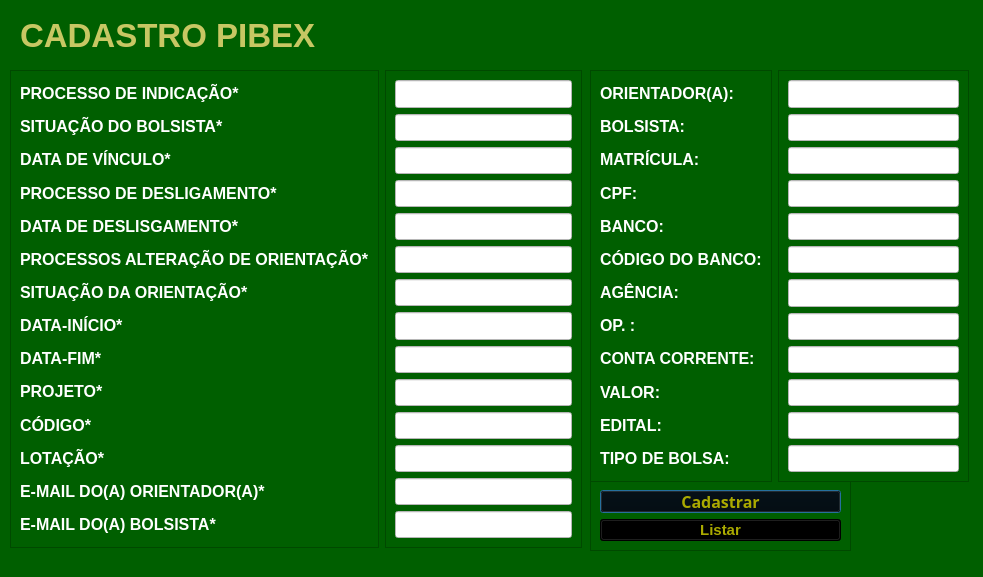
<?xml version="1.0" encoding="UTF-8"?>
<ui version="4.0">
 <class>Dialog</class>
 <widget class="QDialog" name="Dialog">
  <property name="geometry">
   <rect>
    <x>0</x>
    <y>0</y>
    <width>983</width>
    <height>577</height>
   </rect>
  </property>
  <property name="font">
   <font>
    <family>Segoe UI Variable Text Semibold</family>
    <pointsize>12</pointsize>
    <weight>75</weight>
    <bold>true</bold>
   </font>
  </property>
  <property name="focusPolicy">
   <enum>Qt::NoFocus</enum>
  </property>
  <property name="windowTitle">
   <string>CadastroPibex</string>
  </property>
  <property name="autoFillBackground">
   <bool>false</bool>
  </property>
  <property name="styleSheet">
   <string notr="true">background-color: rgb(0, 95, 0);</string>
  </property>
  <widget class="QLabel" name="label">
   <property name="geometry">
    <rect>
     <x>20</x>
     <y>20</y>
     <width>321</width>
     <height>31</height>
    </rect>
   </property>
   <property name="font">
    <font>
     <pointsize>25</pointsize>
     <weight>75</weight>
     <bold>true</bold>
     <underline>false</underline>
     <strikeout>false</strikeout>
    </font>
   </property>
   <property name="styleSheet">
    <string notr="true">color: rgb(199, 199, 99);</string>
   </property>
   <property name="text">
    <string>CADASTRO PIBEX</string>
   </property>
  </widget>
  <widget class="QFrame" name="frame_7">
   <property name="geometry">
    <rect>
     <x>590</x>
     <y>480</y>
     <width>261</width>
     <height>71</height>
    </rect>
   </property>
   <property name="sizeIncrement">
    <size>
     <width>0</width>
     <height>10</height>
    </size>
   </property>
   <property name="frameShape">
    <enum>QFrame::StyledPanel</enum>
   </property>
   <property name="frameShadow">
    <enum>QFrame::Raised</enum>
   </property>
   <layout class="QVBoxLayout" name="verticalLayout_7">
    <item>
     <widget class="QPushButton" name="pushButton">
      <property name="sizePolicy">
       <sizepolicy hsizetype="Expanding" vsizetype="Fixed">
        <horstretch>0</horstretch>
        <verstretch>0</verstretch>
       </sizepolicy>
      </property>
      <property name="font">
       <font>
        <family>Segoe UI Variable</family>
        <pointsize>12</pointsize>
        <weight>75</weight>
        <bold>true</bold>
       </font>
      </property>
      <property name="styleSheet">
       <string notr="true">background-color: rgb(0, 0, 0);
color: rgb(170, 170, 0);
</string>
      </property>
      <property name="text">
       <string>Cadastrar</string>
      </property>
     </widget>
    </item>
    <item>
     <widget class="QPushButton" name="pushButton_2">
      <property name="font">
       <font>
        <pointsize>11</pointsize>
        <weight>75</weight>
        <bold>true</bold>
       </font>
      </property>
      <property name="styleSheet">
       <string notr="true">color: rgb(170, 170, 0);
background-color: rgb(0, 0, 0);</string>
      </property>
      <property name="text">
       <string>Listar</string>
      </property>
     </widget>
    </item>
   </layout>
  </widget>
  <widget class="QWidget" name="">
   <property name="geometry">
    <rect>
     <x>590</x>
     <y>70</y>
     <width>379</width>
     <height>412</height>
    </rect>
   </property>
   <layout class="QHBoxLayout" name="horizontalLayout_3">
    <item>
     <widget class="QFrame" name="frame_5">
      <property name="frameShape">
       <enum>QFrame::StyledPanel</enum>
      </property>
      <property name="frameShadow">
       <enum>QFrame::Raised</enum>
      </property>
      <layout class="QVBoxLayout" name="verticalLayout_5">
       <item>
        <widget class="QLabel" name="label_17">
         <property name="font">
          <font>
           <pointsize>12</pointsize>
           <weight>75</weight>
           <bold>true</bold>
          </font>
         </property>
         <property name="styleSheet">
          <string notr="true">color: rgb(255, 255, 255);</string>
         </property>
         <property name="text">
          <string>ORIENTADOR(A):</string>
         </property>
        </widget>
       </item>
       <item>
        <widget class="QLabel" name="label_18">
         <property name="font">
          <font>
           <pointsize>12</pointsize>
           <weight>75</weight>
           <bold>true</bold>
          </font>
         </property>
         <property name="styleSheet">
          <string notr="true">color: rgb(255, 255, 255);</string>
         </property>
         <property name="text">
          <string>BOLSISTA:</string>
         </property>
        </widget>
       </item>
       <item>
        <widget class="QLabel" name="label_19">
         <property name="font">
          <font>
           <pointsize>12</pointsize>
           <weight>75</weight>
           <bold>true</bold>
          </font>
         </property>
         <property name="styleSheet">
          <string notr="true">color: rgb(255, 255, 255);</string>
         </property>
         <property name="text">
          <string>MATRÍCULA:</string>
         </property>
        </widget>
       </item>
       <item>
        <widget class="QLabel" name="label_20">
         <property name="font">
          <font>
           <pointsize>12</pointsize>
           <weight>75</weight>
           <bold>true</bold>
          </font>
         </property>
         <property name="styleSheet">
          <string notr="true">color: rgb(255, 255, 255);</string>
         </property>
         <property name="text">
          <string>CPF:</string>
         </property>
        </widget>
       </item>
       <item>
        <widget class="QLabel" name="label_21">
         <property name="font">
          <font>
           <pointsize>12</pointsize>
           <weight>75</weight>
           <bold>true</bold>
          </font>
         </property>
         <property name="styleSheet">
          <string notr="true">color: rgb(255, 255, 255);</string>
         </property>
         <property name="text">
          <string>BANCO:</string>
         </property>
        </widget>
       </item>
       <item>
        <widget class="QLabel" name="label_22">
         <property name="font">
          <font>
           <pointsize>12</pointsize>
           <weight>75</weight>
           <bold>true</bold>
          </font>
         </property>
         <property name="styleSheet">
          <string notr="true">color: rgb(255, 255, 255);</string>
         </property>
         <property name="text">
          <string>CÓDIGO DO BANCO:</string>
         </property>
        </widget>
       </item>
       <item>
        <widget class="QLabel" name="label_23">
         <property name="font">
          <font>
           <pointsize>12</pointsize>
           <weight>75</weight>
           <bold>true</bold>
          </font>
         </property>
         <property name="styleSheet">
          <string notr="true">color: rgb(255, 255, 255);</string>
         </property>
         <property name="text">
          <string>AGÊNCIA:</string>
         </property>
        </widget>
       </item>
       <item>
        <widget class="QLabel" name="label_25">
         <property name="font">
          <font>
           <pointsize>12</pointsize>
           <weight>75</weight>
           <bold>true</bold>
          </font>
         </property>
         <property name="styleSheet">
          <string notr="true">color: rgb(255, 255, 255);</string>
         </property>
         <property name="text">
          <string>OP. :</string>
         </property>
        </widget>
       </item>
       <item>
        <widget class="QLabel" name="label_26">
         <property name="font">
          <font>
           <pointsize>12</pointsize>
           <weight>75</weight>
           <bold>true</bold>
          </font>
         </property>
         <property name="styleSheet">
          <string notr="true">color: rgb(255, 255, 255);</string>
         </property>
         <property name="text">
          <string>CONTA CORRENTE:</string>
         </property>
        </widget>
       </item>
       <item>
        <widget class="QLabel" name="label_27">
         <property name="font">
          <font>
           <pointsize>12</pointsize>
           <weight>75</weight>
           <bold>true</bold>
          </font>
         </property>
         <property name="styleSheet">
          <string notr="true">color: rgb(255, 255, 255);</string>
         </property>
         <property name="text">
          <string>VALOR:</string>
         </property>
        </widget>
       </item>
       <item>
        <widget class="QLabel" name="label_28">
         <property name="font">
          <font>
           <pointsize>12</pointsize>
           <weight>75</weight>
           <bold>true</bold>
          </font>
         </property>
         <property name="styleSheet">
          <string notr="true">color: rgb(255, 255, 255);</string>
         </property>
         <property name="text">
          <string>EDITAL:</string>
         </property>
        </widget>
       </item>
       <item>
        <widget class="QLabel" name="label_29">
         <property name="font">
          <font>
           <pointsize>12</pointsize>
           <weight>75</weight>
           <bold>true</bold>
          </font>
         </property>
         <property name="styleSheet">
          <string notr="true">color: rgb(255, 255, 255);</string>
         </property>
         <property name="text">
          <string>TIPO DE BOLSA:</string>
         </property>
        </widget>
       </item>
      </layout>
     </widget>
    </item>
    <item>
     <widget class="QFrame" name="frame_6">
      <property name="frameShape">
       <enum>QFrame::StyledPanel</enum>
      </property>
      <property name="frameShadow">
       <enum>QFrame::Raised</enum>
      </property>
      <layout class="QVBoxLayout" name="verticalLayout_6">
       <item>
        <widget class="QLineEdit" name="lineEdit_15">
         <property name="font">
          <font>
           <pointsize>13</pointsize>
          </font>
         </property>
         <property name="styleSheet">
          <string notr="true">background-color: rgb(255, 255, 255);</string>
         </property>
        </widget>
       </item>
       <item>
        <widget class="QLineEdit" name="lineEdit_16">
         <property name="font">
          <font>
           <pointsize>13</pointsize>
          </font>
         </property>
         <property name="styleSheet">
          <string notr="true">background-color: rgb(255, 255, 255);</string>
         </property>
        </widget>
       </item>
       <item>
        <widget class="QLineEdit" name="lineEdit_17">
         <property name="font">
          <font>
           <pointsize>13</pointsize>
          </font>
         </property>
         <property name="styleSheet">
          <string notr="true">background-color: rgb(255, 255, 255);</string>
         </property>
        </widget>
       </item>
       <item>
        <widget class="QLineEdit" name="lineEdit_18">
         <property name="font">
          <font>
           <pointsize>13</pointsize>
          </font>
         </property>
         <property name="styleSheet">
          <string notr="true">background-color: rgb(255, 255, 255);</string>
         </property>
        </widget>
       </item>
       <item>
        <widget class="QLineEdit" name="lineEdit_19">
         <property name="font">
          <font>
           <pointsize>13</pointsize>
          </font>
         </property>
         <property name="styleSheet">
          <string notr="true">background-color: rgb(255, 255, 255);</string>
         </property>
        </widget>
       </item>
       <item>
        <widget class="QLineEdit" name="lineEdit_20">
         <property name="font">
          <font>
           <pointsize>13</pointsize>
          </font>
         </property>
         <property name="styleSheet">
          <string notr="true">background-color: rgb(255, 255, 255);</string>
         </property>
        </widget>
       </item>
       <item>
        <widget class="QLineEdit" name="lineEdit_21">
         <property name="font">
          <font>
           <pointsize>13</pointsize>
          </font>
         </property>
         <property name="styleSheet">
          <string notr="true">background-color: rgb(255, 255, 255);</string>
         </property>
        </widget>
       </item>
       <item>
        <widget class="QLineEdit" name="lineEdit_22">
         <property name="font">
          <font>
           <pointsize>13</pointsize>
          </font>
         </property>
         <property name="styleSheet">
          <string notr="true">background-color: rgb(255, 255, 255);</string>
         </property>
        </widget>
       </item>
       <item>
        <widget class="QLineEdit" name="lineEdit_23">
         <property name="font">
          <font>
           <pointsize>13</pointsize>
          </font>
         </property>
         <property name="styleSheet">
          <string notr="true">background-color: rgb(255, 255, 255);</string>
         </property>
        </widget>
       </item>
       <item>
        <widget class="QLineEdit" name="lineEdit_24">
         <property name="font">
          <font>
           <pointsize>13</pointsize>
          </font>
         </property>
         <property name="styleSheet">
          <string notr="true">background-color: rgb(255, 255, 255);</string>
         </property>
        </widget>
       </item>
       <item>
        <widget class="QLineEdit" name="lineEdit_25">
         <property name="font">
          <font>
           <pointsize>13</pointsize>
          </font>
         </property>
         <property name="styleSheet">
          <string notr="true">background-color: rgb(255, 255, 255);</string>
         </property>
        </widget>
       </item>
       <item>
        <widget class="QLineEdit" name="lineEdit_26">
         <property name="font">
          <font>
           <pointsize>13</pointsize>
          </font>
         </property>
         <property name="styleSheet">
          <string notr="true">background-color: rgb(255, 255, 255);</string>
         </property>
        </widget>
       </item>
      </layout>
     </widget>
    </item>
   </layout>
  </widget>
  <widget class="QWidget" name="">
   <property name="geometry">
    <rect>
     <x>10</x>
     <y>70</y>
     <width>572</width>
     <height>478</height>
    </rect>
   </property>
   <layout class="QHBoxLayout" name="horizontalLayout">
    <item>
     <widget class="QFrame" name="frame_2">
      <property name="frameShape">
       <enum>QFrame::StyledPanel</enum>
      </property>
      <property name="frameShadow">
       <enum>QFrame::Raised</enum>
      </property>
      <layout class="QVBoxLayout" name="verticalLayout_2">
       <item>
        <widget class="QLabel" name="label_2">
         <property name="font">
          <font>
           <pointsize>12</pointsize>
           <weight>75</weight>
           <bold>true</bold>
          </font>
         </property>
         <property name="styleSheet">
          <string notr="true">color: rgb(255, 255, 255);</string>
         </property>
         <property name="text">
          <string>PROCESSO DE INDICAÇÃO*</string>
         </property>
        </widget>
       </item>
       <item>
        <widget class="QLabel" name="label_4">
         <property name="font">
          <font>
           <pointsize>12</pointsize>
           <weight>75</weight>
           <bold>true</bold>
          </font>
         </property>
         <property name="styleSheet">
          <string notr="true">color: rgb(255, 255, 255);</string>
         </property>
         <property name="text">
          <string>SITUAÇÃO DO BOLSISTA*</string>
         </property>
        </widget>
       </item>
       <item>
        <widget class="QLabel" name="label_3">
         <property name="font">
          <font>
           <pointsize>12</pointsize>
           <weight>75</weight>
           <bold>true</bold>
          </font>
         </property>
         <property name="styleSheet">
          <string notr="true">color: rgb(255, 255, 255);</string>
         </property>
         <property name="text">
          <string>DATA DE VÍNCULO*</string>
         </property>
        </widget>
       </item>
       <item>
        <widget class="QLabel" name="label_5">
         <property name="font">
          <font>
           <pointsize>12</pointsize>
           <weight>75</weight>
           <bold>true</bold>
          </font>
         </property>
         <property name="styleSheet">
          <string notr="true">color: rgb(255, 255, 255);</string>
         </property>
         <property name="text">
          <string>PROCESSO DE DESLIGAMENTO*</string>
         </property>
        </widget>
       </item>
       <item>
        <widget class="QLabel" name="label_6">
         <property name="font">
          <font>
           <pointsize>12</pointsize>
           <weight>75</weight>
           <bold>true</bold>
          </font>
         </property>
         <property name="styleSheet">
          <string notr="true">color: rgb(255, 255, 255);</string>
         </property>
         <property name="text">
          <string>DATA DE DESLISGAMENTO*</string>
         </property>
        </widget>
       </item>
       <item>
        <widget class="QLabel" name="label_7">
         <property name="font">
          <font>
           <pointsize>12</pointsize>
           <weight>75</weight>
           <bold>true</bold>
          </font>
         </property>
         <property name="styleSheet">
          <string notr="true">color: rgb(255, 255, 255);</string>
         </property>
         <property name="text">
          <string>PROCESSOS ALTERAÇÃO DE ORIENTAÇÃO*</string>
         </property>
        </widget>
       </item>
       <item>
        <widget class="QLabel" name="label_8">
         <property name="font">
          <font>
           <pointsize>12</pointsize>
           <weight>75</weight>
           <bold>true</bold>
          </font>
         </property>
         <property name="styleSheet">
          <string notr="true">color: rgb(255, 255, 255);</string>
         </property>
         <property name="text">
          <string>SITUAÇÃO DA ORIENTAÇÃO*</string>
         </property>
        </widget>
       </item>
       <item>
        <widget class="QLabel" name="label_9">
         <property name="font">
          <font>
           <pointsize>12</pointsize>
           <weight>75</weight>
           <bold>true</bold>
          </font>
         </property>
         <property name="styleSheet">
          <string notr="true">color: rgb(255, 255, 255);</string>
         </property>
         <property name="text">
          <string>DATA-INÍCIO*</string>
         </property>
        </widget>
       </item>
       <item>
        <widget class="QLabel" name="label_10">
         <property name="font">
          <font>
           <pointsize>12</pointsize>
           <weight>75</weight>
           <bold>true</bold>
          </font>
         </property>
         <property name="styleSheet">
          <string notr="true">color: rgb(255, 255, 255);</string>
         </property>
         <property name="text">
          <string>DATA-FIM*</string>
         </property>
        </widget>
       </item>
       <item>
        <widget class="QLabel" name="label_11">
         <property name="font">
          <font>
           <pointsize>12</pointsize>
           <weight>75</weight>
           <bold>true</bold>
          </font>
         </property>
         <property name="styleSheet">
          <string notr="true">color: rgb(255, 255, 255);</string>
         </property>
         <property name="text">
          <string>PROJETO*</string>
         </property>
        </widget>
       </item>
       <item>
        <widget class="QLabel" name="label_12">
         <property name="font">
          <font>
           <pointsize>12</pointsize>
           <weight>75</weight>
           <bold>true</bold>
          </font>
         </property>
         <property name="styleSheet">
          <string notr="true">color: rgb(255, 255, 255);</string>
         </property>
         <property name="text">
          <string>CÓDIGO*</string>
         </property>
        </widget>
       </item>
       <item>
        <widget class="QLabel" name="label_14">
         <property name="font">
          <font>
           <pointsize>12</pointsize>
           <weight>75</weight>
           <bold>true</bold>
          </font>
         </property>
         <property name="styleSheet">
          <string notr="true">color: rgb(255, 255, 255);</string>
         </property>
         <property name="text">
          <string>LOTAÇÃO*</string>
         </property>
        </widget>
       </item>
       <item>
        <widget class="QLabel" name="label_15">
         <property name="font">
          <font>
           <pointsize>12</pointsize>
           <weight>75</weight>
           <bold>true</bold>
          </font>
         </property>
         <property name="styleSheet">
          <string notr="true">color: rgb(255, 255, 255);</string>
         </property>
         <property name="text">
          <string>E-MAIL DO(A) ORIENTADOR(A)*</string>
         </property>
        </widget>
       </item>
       <item>
        <widget class="QLabel" name="label_16">
         <property name="font">
          <font>
           <pointsize>12</pointsize>
           <weight>75</weight>
           <bold>true</bold>
          </font>
         </property>
         <property name="styleSheet">
          <string notr="true">color: rgb(255, 255, 255);</string>
         </property>
         <property name="text">
          <string>E-MAIL DO(A) BOLSISTA*</string>
         </property>
        </widget>
       </item>
      </layout>
     </widget>
    </item>
    <item>
     <widget class="QFrame" name="frame">
      <property name="frameShape">
       <enum>QFrame::StyledPanel</enum>
      </property>
      <property name="frameShadow">
       <enum>QFrame::Raised</enum>
      </property>
      <layout class="QVBoxLayout" name="verticalLayout">
       <item>
        <widget class="QLineEdit" name="lineEdit">
         <property name="font">
          <font>
           <pointsize>13</pointsize>
           <weight>50</weight>
           <bold>false</bold>
          </font>
         </property>
         <property name="styleSheet">
          <string notr="true">background-color: rgb(255, 255, 255);
border-color: rgb(0, 0, 0);</string>
         </property>
        </widget>
       </item>
       <item>
        <widget class="QLineEdit" name="lineEdit_2">
         <property name="font">
          <font>
           <pointsize>13</pointsize>
          </font>
         </property>
         <property name="styleSheet">
          <string notr="true">background-color: rgb(255, 255, 255);</string>
         </property>
        </widget>
       </item>
       <item>
        <widget class="QLineEdit" name="lineEdit_3">
         <property name="font">
          <font>
           <pointsize>13</pointsize>
           <underline>false</underline>
          </font>
         </property>
         <property name="cursor">
          <cursorShape>IBeamCursor</cursorShape>
         </property>
         <property name="styleSheet">
          <string notr="true">background-color: rgb(255, 255, 255);
</string>
         </property>
        </widget>
       </item>
       <item>
        <widget class="QLineEdit" name="lineEdit_4">
         <property name="font">
          <font>
           <pointsize>13</pointsize>
          </font>
         </property>
         <property name="styleSheet">
          <string notr="true">background-color: rgb(255, 255, 255);</string>
         </property>
        </widget>
       </item>
       <item>
        <widget class="QLineEdit" name="lineEdit_5">
         <property name="font">
          <font>
           <pointsize>13</pointsize>
          </font>
         </property>
         <property name="styleSheet">
          <string notr="true">background-color: rgb(255, 255, 255);</string>
         </property>
        </widget>
       </item>
       <item>
        <widget class="QLineEdit" name="lineEdit_6">
         <property name="font">
          <font>
           <pointsize>13</pointsize>
          </font>
         </property>
         <property name="styleSheet">
          <string notr="true">background-color: rgb(255, 255, 255);</string>
         </property>
        </widget>
       </item>
       <item>
        <widget class="QLineEdit" name="lineEdit_7">
         <property name="font">
          <font>
           <pointsize>13</pointsize>
          </font>
         </property>
         <property name="styleSheet">
          <string notr="true">background-color: rgb(255, 255, 255);</string>
         </property>
        </widget>
       </item>
       <item>
        <widget class="QLineEdit" name="lineEdit_8">
         <property name="font">
          <font>
           <pointsize>13</pointsize>
          </font>
         </property>
         <property name="styleSheet">
          <string notr="true">background-color: rgb(255, 255, 255);</string>
         </property>
        </widget>
       </item>
       <item>
        <widget class="QLineEdit" name="lineEdit_9">
         <property name="font">
          <font>
           <pointsize>13</pointsize>
          </font>
         </property>
         <property name="styleSheet">
          <string notr="true">background-color: rgb(255, 255, 255);</string>
         </property>
        </widget>
       </item>
       <item>
        <widget class="QLineEdit" name="lineEdit_10">
         <property name="font">
          <font>
           <pointsize>13</pointsize>
          </font>
         </property>
         <property name="styleSheet">
          <string notr="true">background-color: rgb(255, 255, 255);</string>
         </property>
        </widget>
       </item>
       <item>
        <widget class="QLineEdit" name="lineEdit_11">
         <property name="font">
          <font>
           <pointsize>13</pointsize>
          </font>
         </property>
         <property name="styleSheet">
          <string notr="true">background-color: rgb(255, 255, 255);</string>
         </property>
        </widget>
       </item>
       <item>
        <widget class="QLineEdit" name="lineEdit_12">
         <property name="font">
          <font>
           <pointsize>13</pointsize>
          </font>
         </property>
         <property name="styleSheet">
          <string notr="true">background-color: rgb(255, 255, 255);</string>
         </property>
        </widget>
       </item>
       <item>
        <widget class="QLineEdit" name="lineEdit_13">
         <property name="font">
          <font>
           <pointsize>13</pointsize>
          </font>
         </property>
         <property name="styleSheet">
          <string notr="true">background-color: rgb(255, 255, 255);</string>
         </property>
        </widget>
       </item>
       <item>
        <widget class="QLineEdit" name="lineEdit_14">
         <property name="font">
          <font>
           <pointsize>13</pointsize>
          </font>
         </property>
         <property name="styleSheet">
          <string notr="true">background-color: rgb(255, 255, 255);</string>
         </property>
        </widget>
       </item>
      </layout>
     </widget>
    </item>
   </layout>
  </widget>
 </widget>
 <resources/>
 <connections/>
</ui>
